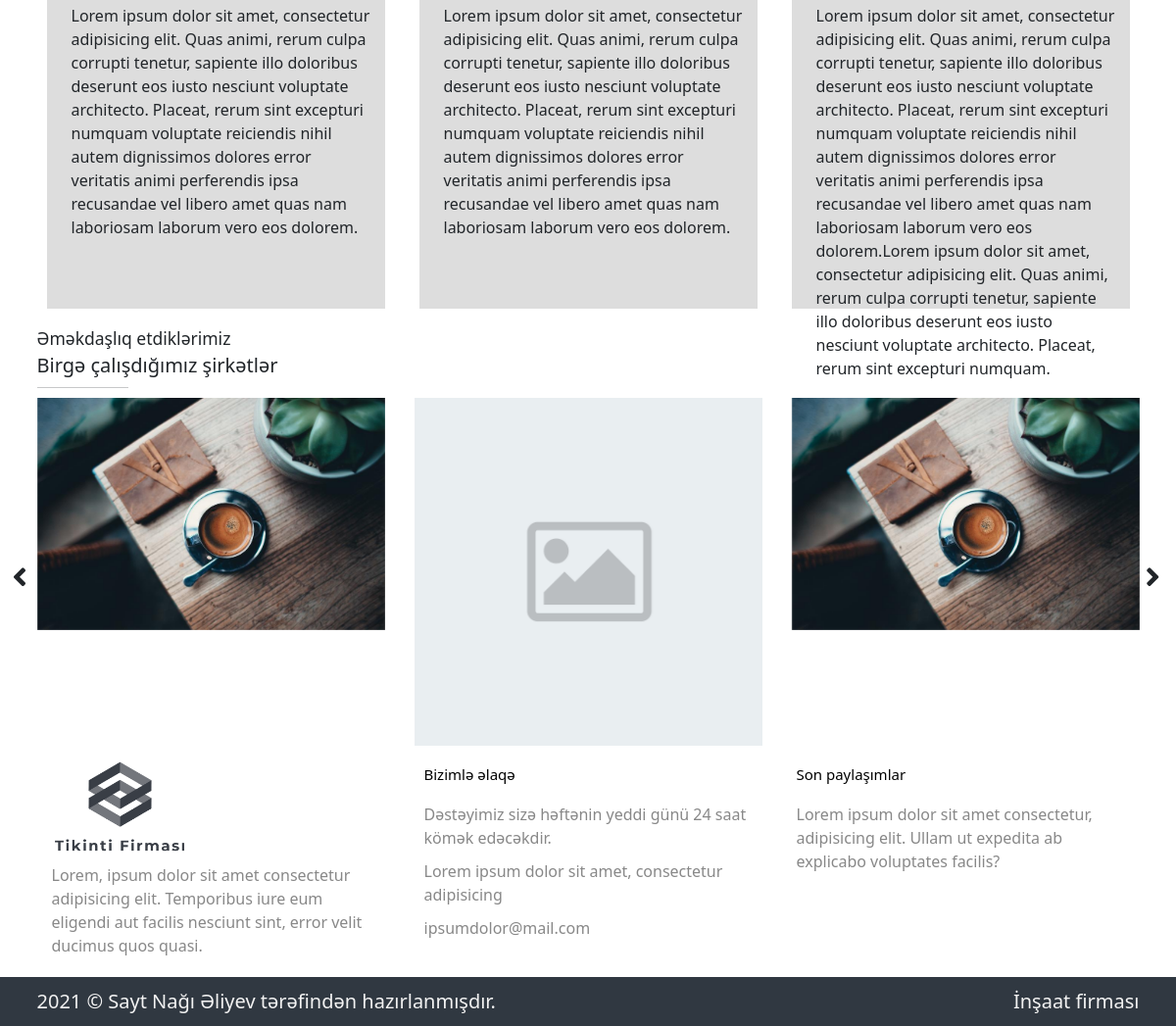
Before: /about (lower part) with the older database file.
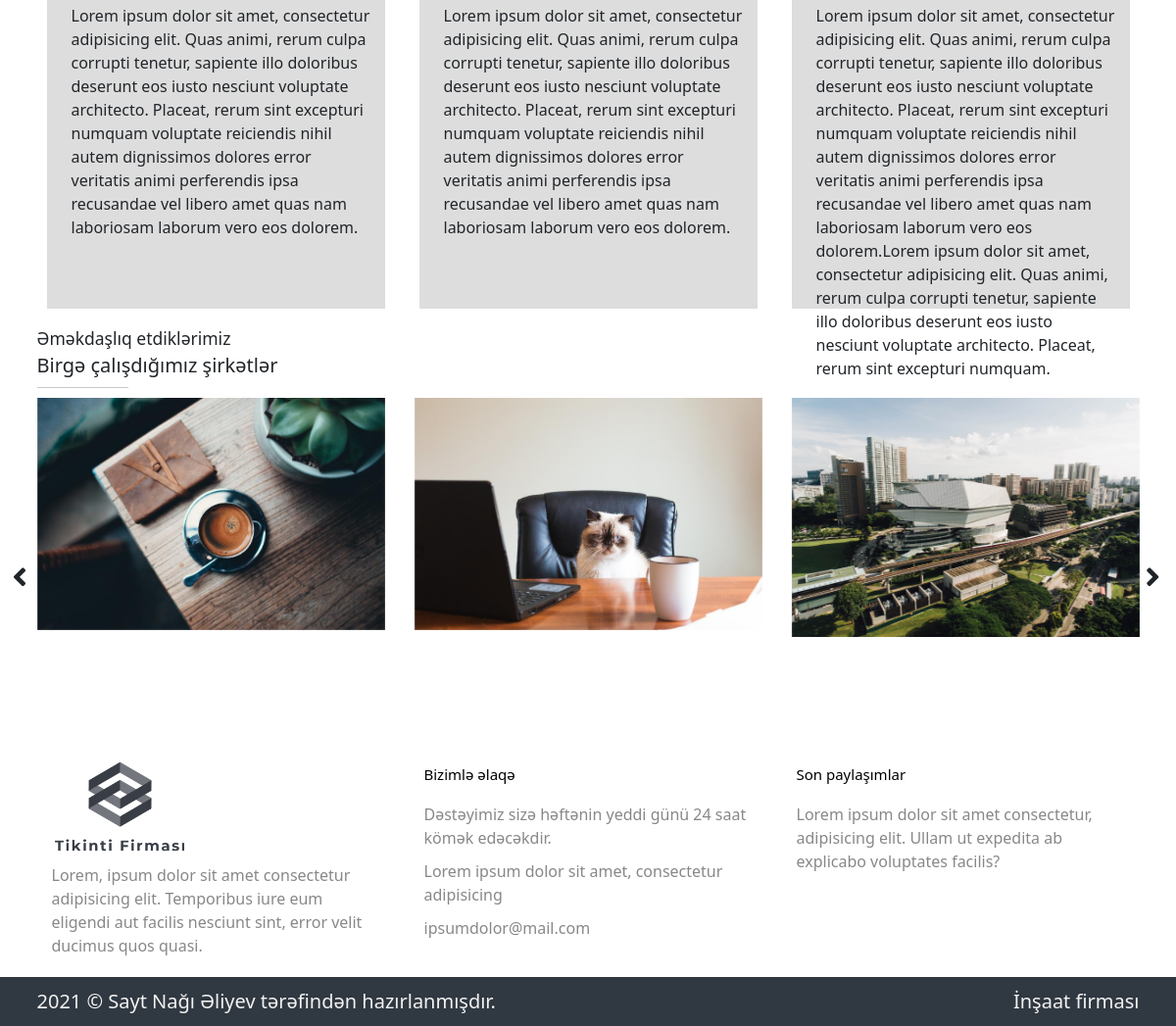
After: the same page with the newer database file.
### app/models.py (models this page shows)
class PartnerSlider(db.Model):
    id = db.Column(db.Integer, primary_key=True)
    name = db.Column(db.String(100))
    img = db.Column(db.String(100))

### view/routes.py (the view)
@view.route("/about")
def main_about():
    from app.models import PartnerSlider,AboutPagePrinciple,AboutPage,AboutPageStatistic
    data = AboutPage.query.get(1)
    partners = PartnerSlider.query.all()
    statistic = AboutPageStatistic.query.all()
    principles = AboutPagePrinciple.query.all()
    return render_template('view/about.html', data = data, partners = partners, principles = principles, statistic = statistic)

### view/templates/view/about.html (shortened to what this page needs)
{% extends "view/base.html" %}
{% block page %}
<section id="about-content">
    <div class="container">
        <div class="about-items">
            <div class="row">
                {% for principle in principles %}
                <div class="col-4">
                    <div class="item-box">
                        <div class="description">{{principle.description}}</div>
                    </div>
                </div>
                {% endfor %}
            </div>
        </div>
    </div>
</section>
<section id="partners">
    <div class="container">
        <h3>Əməkdaşlıq etdiklərimiz</h3>
        <h2>Birgə çalışdığımız şirkətlər</h2>
        <div class="col-1">
            <hr>
        </div>
        <div class="partners-slider">
            <div class="partners-slider owl-carousel owl-theme">
                {% for partner in partners %}
                <div class="item"><img src="/view/static/view/uploads/{{partner.img}} " onerror="this.src='/view/static/view/img/default_image.png'" alt=""></div>
                {% endfor %}
            </div>
        </div>
    </div>
</section>
{% endblock %}

Changed rows visible on the page:
changed PartnerSlider (number 2 of 3 on the later page): img: picture added in place of a placeholder
changed PartnerSlider (number 3 of 3 on the later page): img: a different picture
